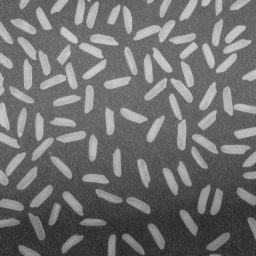
#> input picture lab04/rice.png, 256 x 256 px
$ jupyter execute 04_thresholding_hw.ipynb
#> lines starting #> are read from the running program, lines starting #| are printed output that depends on the picture
# Binaryzacja

### Zadanie domowe - binaryzacja adaptacyjna w oknach z interpolacją.

Pokazana w ramach podstawowej części ćwiczenia binaryzacja adaptacyjna działa dobrze, ale jest dość złożona obliczeniowo (choć oczywiście należy mieć świadomość, że implementację można zoptymalizować i wyeliminować pewne powtarzające się obliczenia).
Zbliżone rozwiązanie można również realizować w nieco innym wariancie - w oknach.
Ogólna idea jest następująca: wejściowy obraz dzielimy na nienachodzące (rozłączne) okna - wygodnie jest założyć, że są one kwadratowe i o rozmiarze będącym potęgą liczby 2.
W każdym z okien obliczamy próg - niech to będzie średnia i stosujemy do binaryzacji lokalnej.
Jak nietrudno się domyślić efekt nie będzie dobry, gdyż na granicach okien wystąpią artefakty.
Aby je wyeliminować należy zastosować interpolację, co zostanie szczegółowo opisane poniżej.
Warto zaznaczyć, że podobny mechanizm interpolacji stosowany jest w poznanym wcześniej algorytmie CLAHE.
Zainteresowane osoby odsyłam do artykułu na [Wikipedii](https://en.wikipedia.org/wiki/Adaptive_histogram_equalization) oraz do artykułu o metodzie CLAHE - Zuiderveld, Karel. “Contrast Limited Adaptive Histograph Equalization.” Graphic Gems IV. San Diego: Academic Press Professional, 1994. 474–485.

Na początek zaimplementujemy wariant metody bez interpolacji:
1. Wczytaj obraz _rice.png_.
2. W dwóch pętlach `for`, dla okien o ustalonym wymiarze $W$ (potęga 2), oblicz średnią:
- pętle powinny mieć krok $W$,
- wynik (tj. średnie) należy zapisać w pomocniczej tablicy,
- przydatny operator to `//` - dzielenie całkowitoliczbowe (*floor division*).

3. W kolejnych dwóch pętlach `for` (tym razem o kroku 1) przeprowadź binaryzację z wyznaczonymi progami.
   Tu oczywiście należy się sprytnie odwołać do wyników z tablicy pomocniczej.
   Wyświetl wyniki - czy jest on poprawny?
   Podpowiedź - błędy lepiej widać dla mniejszego rozmiaru okna (np. 16 x 16).

[cell 1]
import cv2
import os
import requests
from matplotlib import pyplot as plt
import numpy as np

url = "https://raw.githubusercontent.com/vision-agh/poc_sw/master/04_Thresholding/"

fileName = "rice.png"
if not os.path.exists(fileName):
    r = requests.get(url + fileName, allow_redirects=True)
    open(fileName, "wb").write(r.content)

4. Rozwiązaniem problemu artefaktów na obrazie jest zastosowanie interpolacji.
   Próg binaryzacji dla danego piksela wyliczany jest na podstawie progów z sąsiednich okien.


   Koncepcja została przedstawiona na powyższym rysunku.
   Możliwe są 3 przypadki:
   - piksel leży w rogach obrazu (kolor czerwony) - wtedy za próg przyjmuje się wartość średniej obliczonej dla danego okna,
   - piksel leży na krawędzi obrazu (kolor zielony) - wtedy za próg przyjmuje się wartość obliczoną na podstawie średnich z dwóch sąsiednich okien,
   - piksel leży w środku (kolor fioletowy) - wtedy próg jest obliczany na podstawie 4 sąsiednich okien.

   Uwaga. Proszę zwrócić uwagę, że sprawa jest dość złożona.
   Obraz dzielimy na okna (dla nich liczymy średnią) i następnie każde z okien "wirtualnie" na cztery sub-okna (linie przerywane).
   To ułatwia znalezienie środków okien (czarne kwadraty), które są wykorzystywane w interpolacji.

5. Implementujemy interpolację.
   Potrzebujemy do tego znać progi (jeden, dwa lub cztery), ale dla przejrzystości obliczeń lepiej zawsze przyjąć cztery oraz odległości od rozważnego piksela do środka sąsiednich okien (też w ogólnym przypadku 4):
   - całość sprowadza się do określania pozycji piksela,
   - na początek rozważmy przypadek czterech narożników (kolor czerwony na rysunku) - trzeba napisać `if`, który je wyznaczy,
   - warto sprawdzić, czy nie popełniliśmy błędu i np. tymczasowo do obrazu wynikowego w tym miejscu przypisać wartość 255. Efekt powinien być taki, że widoczne będą tylko narożniki.
   - drugi przypadek do brzegi (kolor zielony) - postępujemy podobnie jak przy narożnikach, przy czym osobno wydzielamy brzegi pionowe i poziome. Tu też warto sobie obrazek "pokolorować".
   - na koniec wyznaczamy piksele w środku.
   - analizując poprawność proszę zwrócić uwagę na to, żeby nie było przerw pomiędzy obszarami.
   - mając podział możemy dla każdego z obszarów wyliczyć cztery progi ($t11, t12, t21, t22$):
        - dla narożników wartość ta będzie identyczna i wynosi po prostu `t11 =t[jT][iT]`, gdzie `iT=i//W` oraz `jT=j//W`.
          Uwaga. Proszę używać indeksów tymczasowych $jT,iT$, gdyż będą potrzebne w dalszych obliczeniach.
        - dla brzegów pionowych występują dwie wartości: okno bieżące i sąsiednie.
          Wyznaczenie współrzędnej poziomej jest proste (jak dla narożników).
          Nad współrzędną pionową trzeba się chwilę zastanowić - aby nie rozważać wielu przypadków można od bieżącej współrzędnej odjąć połowę rozmiaru okna i dopiero później wykonać dzielenie przez rozmiar okna.
          W ten sposób otrzymujemy indeks okna o mniejszej współrzędnej.
          Indeks drugiego uzyskamy dodając 1.
          Proszę się zastanowić dlaczego to działa - najlepiej to sobie rozrysować.
        - dla brzegów poziomych należy postąpić analogicznie,
        - obliczenia dla obszaru wewnątrz powinny być już oczywiste.
   - kolejny krok to wyliczenie odległości pomiędzy rozważanym pikselem, a czterema środkami.
     Przykładowo dla osi X wygląda to następująco: `dX1 = i - W/2 - iT*W` oraz `dX2 = (iT+1)*W - i-W/2`.
     Dla osi Y analogicznie.
     Ponownie proszę się zastanowić dlaczego to jest poprawne - najlepiej to sobie narysować.
   - ostatni krok to interpolacja dwuliniowa.
     Wykonamy ją w trzech krokach:
     - interpolacja w osi X dla dwóch górnych okien - sprowadza się ona do średniej ważonej pomiędzy wartościami $t11$ i $t12$, przy czym wagi to odpowiednio $dX2/W$ i $dX1/W$.
       Ponownie na podstawie rysunku proszę to przemyśleć.
     - interpolacja w osi X dla dolnych okien jest analogiczna,
     - interpolacja w osi Y również jest analogiczna, z tym, że wejściem są dwa wyniki interpolacji w poziomie.

6. "Kropka nad i" to oczywiście binaryzacja z wyznaczonym poprzez interpolację progiem - proszę dobrać rozmiar okna.
7. Na koniec proszę porównać na wspólnym rysunku poznane metody binaryzacji:
- Otsu,
- lokalna na podstawie średniej,
- lokalna Sauvoli,
- lokalna w oknach bez interpolacji,
- lokalna w oknach z interpolacją.

Proszę pod porównaniem, w osobnej sekcji *markdown*, krótko skomentować uzyskane wyniki.

[cell 2]
rice_img = cv2.imread("rice.png", cv2.IMREAD_GRAYSCALE)
#> rice_img is the input picture: shape (256, 256); min 40, max 204, mean 111.4
(X, Y) = rice_img.shape
#> X = 256; Y = 256

plt.imshow(rice_img, "gray")
plt.axis("off")
plt.show()

[cell 3]
def window_binarization(image, W=16):
#> called with W = 16
    averages = np.zeros((X // W, Y // W))
    thresholds = np.zeros_like(image, dtype=np.uint8)

    for i in range(X // W):
        for j in range(Y // W):
            averages[i, j] = np.mean(image[i * W : i * W + W, j * W : j * W + W])

    for i in range(X):
        for j in range(Y):
            thresholds[i, j] = averages[i // W, j // W]

    return thresholds

[cell 4]
def plot_thresholds(image, thresholds):
    fig, axs = plt.subplots(1, 3, figsize=(15, 15))

    axs[0].set_title("Original image")
    axs[0].imshow(image, "gray")
    axs[0].axis("off")

    axs[1].set_title("Thresholds")
    axs[1].imshow(thresholds, "gray")
    axs[1].axis("off")

    axs[2].set_title("Binarized image")
    axs[2].imshow((image > thresholds).astype(np.uint8), "gray")
    axs[2].axis("off")

    plt.show()

[cell 5]
rice_thresholds = window_binarization(rice_img, W=16)

[cell 6]
plot_thresholds(rice_img, rice_thresholds)

[cell 7]
def binarization_with_interpolation(image, W=16):
#> called with W = 16
    (X, Y) = image.shape
#> X = 256; Y = 256

    averages = np.zeros((X // W, Y // W))
    thresholds = np.zeros_like(image, dtype=np.uint8)
    for i in range(Y // W):
        for j in range(X // W):
            averages[i, j] = np.mean(image[i * W : i * W + W, j * W : j * W + W])

    for i in range(Y):
        for j in range(X):
            row_index = i // W
            column_index = j // W

            threshold = None

            # corner
            if (i < W / 2 or i >= X - W / 2) and (j < W / 2 or j >= Y - W / 2):
                threshold = averages[row_index, column_index]

            # vertical
            elif j < W / 2 or j >= X - W / 2:
                row_index = int(i - W / 2) // W

                t1 = averages[row_index, column_index]
                t2 = averages[row_index + 1, column_index]

                dY1 = i - W / 2 - row_index * W
                dY2 = -i + W / 2 + (row_index + 1) * W

                threshold = (dY1 * t2 + dY2 * t1) // W

            # horizontal
            elif i < W / 2 or i >= Y - W / 2:
                column_index = int(j - W / 2) // W

                t1 = averages[row_index, column_index]
                t2 = averages[row_index, column_index + 1]

                dX1 = j - W / 2 - column_index * W
                dX2 = -j + W / 2 + (column_index + 1) * W

                threshold = (dX1 * t2 + dX2 * t1) // W

            # center
            else:
                row_index = int(i - W / 2) // W
                column_index = int(j - W / 2) // W

                dX1 = j - W / 2 - column_index * W
                dX2 = -j + W / 2 + (column_index + 1) * W
                dY1 = i - W / 2 - row_index * W
                dY2 = -i + W / 2 + (row_index + 1) * W

                t11 = averages[row_index, column_index]
                t12 = averages[row_index, column_index + 1]
                t21 = averages[row_index + 1, column_index]
                t22 = averages[row_index + 1, column_index + 1]

                t1 = (dX2 * t11 + dX1 * t12) / W
                t2 = (dX2 * t21 + dX1 * t22) / W

                threshold = (dY2 * t1 + dY1 * t2) / W

            thresholds[i, j] = threshold

    return thresholds

[cell 8]
rice_inter_thresholds_16 = binarization_with_interpolation(rice_img, W=16)
plot_thresholds(rice_img, rice_inter_thresholds_16)

[cell 9]
rice_inter_thresholds_32 = binarization_with_interpolation(rice_img, W=32)
plot_thresholds(rice_img, rice_inter_thresholds_32)

[cell 10]
rice_inter_thresholds_64 = binarization_with_interpolation(rice_img, W=64)
plot_thresholds(rice_img, rice_inter_thresholds_64)
#> in plot_thresholds (call 4), `plt.show()`:
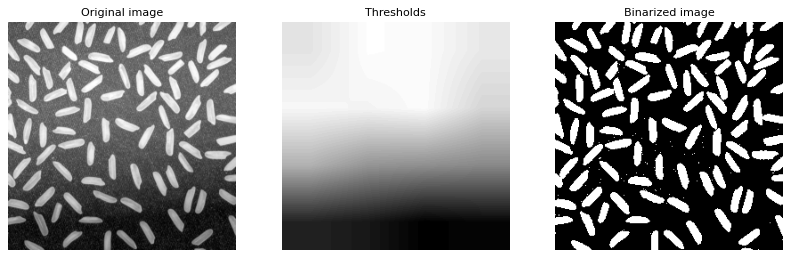
#> figure drawn by matplotlib, 3 panels

[cell 11]
def otsu(img):
    threshold, _ = cv2.threshold(img, 127, 256, cv2.THRESH_OTSU)
#> threshold = 131
    thresholds = np.ones_like(img, dtype=np.uint8)

    thresholds *= int(threshold)
#> thresholds: shape (256, 256); every value is 131
    return thresholds

[cell 12]
def local_binarization(img, W=15):
#> called with W = 15
    (X, Y) = img.shape
#> X = 256; Y = 256

    thresholds = np.zeros_like(img, dtype=np.uint8)
    img_padded = np.pad(img, pad_width=W // 2, constant_values=-1)
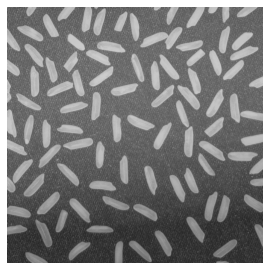
#> img_padded: shape (270, 270); min 40, max 255, mean 125.9

    for j in range(Y):
        for i in range(X):
            window = img_padded[i : i + W, j : j + W]
            thresholds[i, j] = np.mean(window[window >= 0])
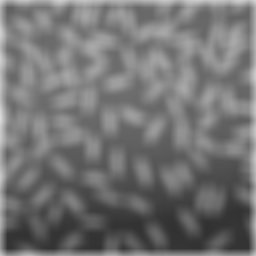
#> thresholds: shape (256, 256); min 50, max 217, mean 115.3

    return thresholds

[cell 13]
def local_binarization_sauvol_pietikainen(img, W=15, R=128, k=0.15):
#> called with W = 15, R = 128, k = -0.15
    (X, Y) = img.shape
#> X = 256; Y = 256

    thresholds = np.zeros_like(img, dtype=np.uint8)
    img_padded = np.pad(img, pad_width=W // 2, constant_values=-1)

    for j in range(Y):
        for i in range(X):
            window = img_padded[i : i + W, j : j + W]
            thresholds[i, j] = np.mean(window[window >= 0]) * (
                1 + k * (np.std(window[window >= 0]) / R - 1)
            )

    return thresholds

[cell 14]
def compare_binarizations(img, savouli_k=0.15, W_windowed=(16, 64)):
    titles = [
        "Otsu",
        "Local Average, W=15",
        "Local Sauvoli, W=15",
        f"Windowed W={W_windowed[0]}",
        f"Windowed with interpolation W={W_windowed[1]}",
    ]

    thresholds = [
        otsu(img),
        local_binarization(img),
        local_binarization_sauvol_pietikainen(img, k=savouli_k),
        window_binarization(img, W=W_windowed[0]),
        binarization_with_interpolation(img, W=W_windowed[1]),
    ]

    fig, axs = plt.subplots(3, 5, figsize=(15, 10))
    for i in range(5):
        axs[0, i].set_title(titles[i])

        axs[0, i].imshow(img, "grey")
        axs[0, i].axis("off")

        axs[1, i].imshow(thresholds[i], "grey")
        axs[1, i].axis("off")

        axs[2, i].imshow((img > thresholds[i]).astype(np.uint8), "grey")
        axs[2, i].axis("off")

    fig.tight_layout()
    plt.show()
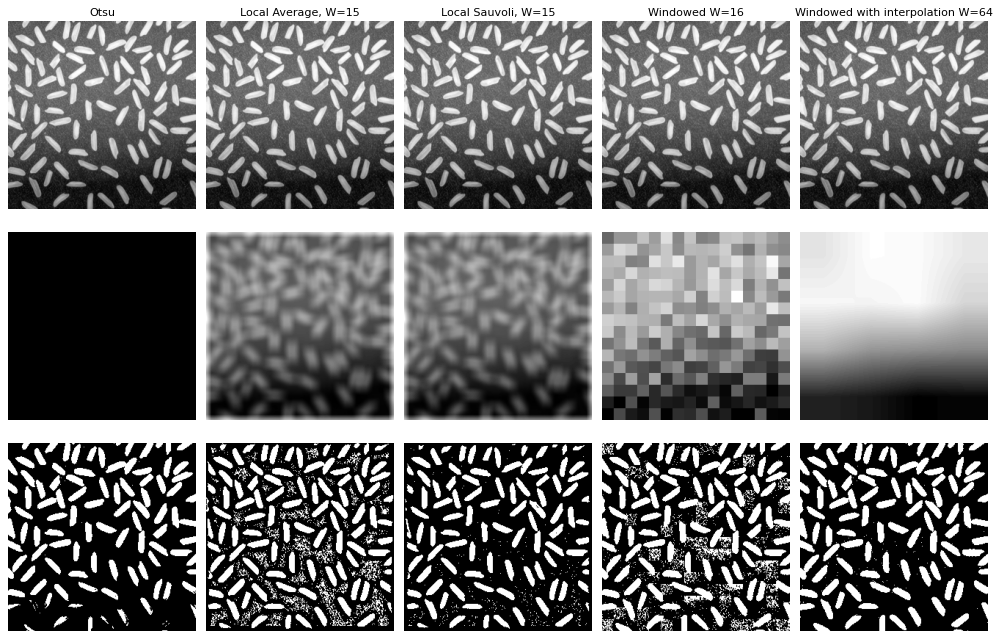
#> figure drawn by matplotlib, 15 panels

[cell 15]
compare_binarizations(rice_img, savouli_k=-0.15)

[cell 16]
catalogue_img = cv2.imread("catalogue.png", cv2.IMREAD_GRAYSCALE)
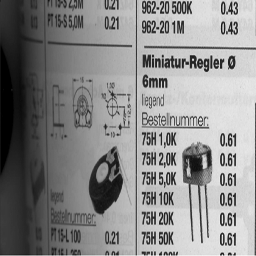
#> input picture lab04/catalogue.png, 256 x 256 px
#> catalogue_img is the input picture: shape (256, 256); min 0, max 251, mean 138
compare_binarizations(catalogue_img, W_windowed=(8, 32))
#> call 2 of compare_binarizations, with savouli_k = 0.15, W_windowed = (8, 32)
#> in otsu (call 2), `thresholds *= int(threshold)`: thresholds: shape (256, 256); every value is 128
#> call 2 of local_binarization, with W = 15
#> in local_binarization (call 2), `img_padded = np.pad(img, pad_width=W // 2, constant_values=-1)`:
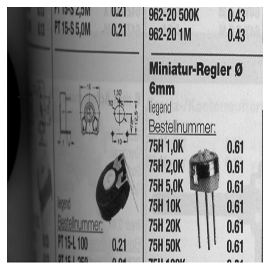
#> img_padded: shape (270, 270); min 0, max 255, mean 149.8
#> after the loop in local_binarization (call 2), `for j in range(Y):`:
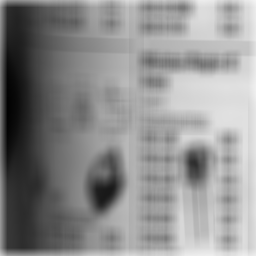
#> thresholds: shape (256, 256); min 2, max 244, mean 141.2
#> call 2 of local_binarization_sauvol_pietikainen, with W = 15, R = 128, k = 0.15
#> after the loop in local_binarization_sauvol_pietikainen (call 2), `for j in range(Y):`:
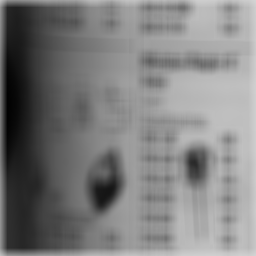
#> thresholds: shape (256, 256); min 2, max 212, mean 126
#> in window_binarization (call 3), `averages = np.zeros((X // W, Y // W))`: averages: shape (32, 32) float64; every value is 0
#> after the loop in binarization_with_interpolation (call 5), `for i in range(Y):`:
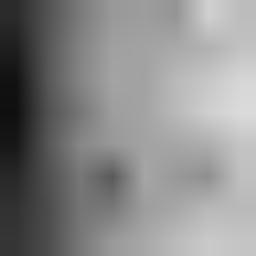
#> thresholds: shape (256, 256); min 15, max 219, mean 137.2
#> in compare_binarizations (call 2), `plt.show()`:
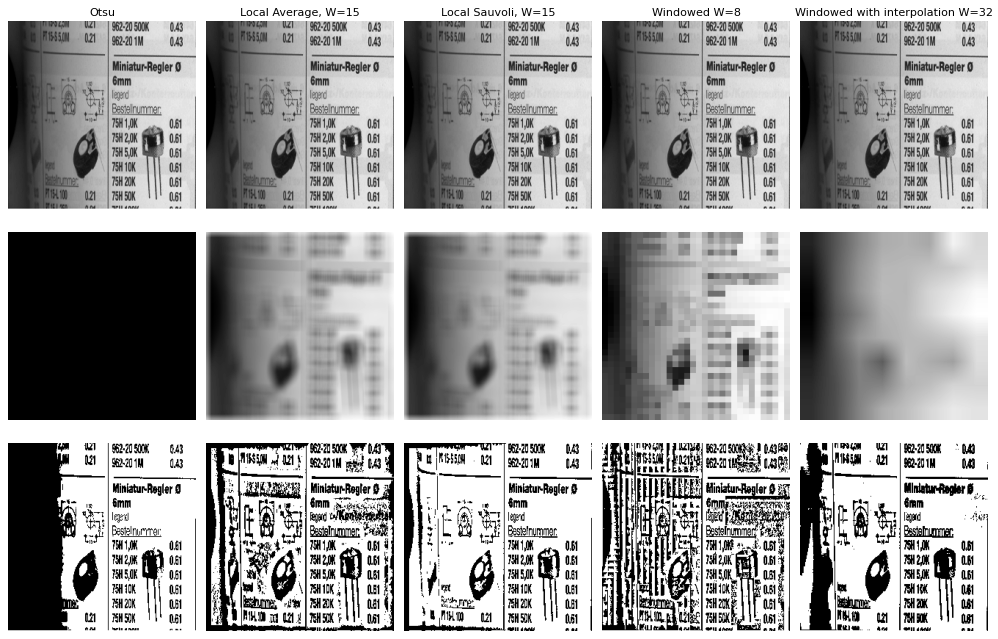
#> figure drawn by matplotlib, 15 panels
